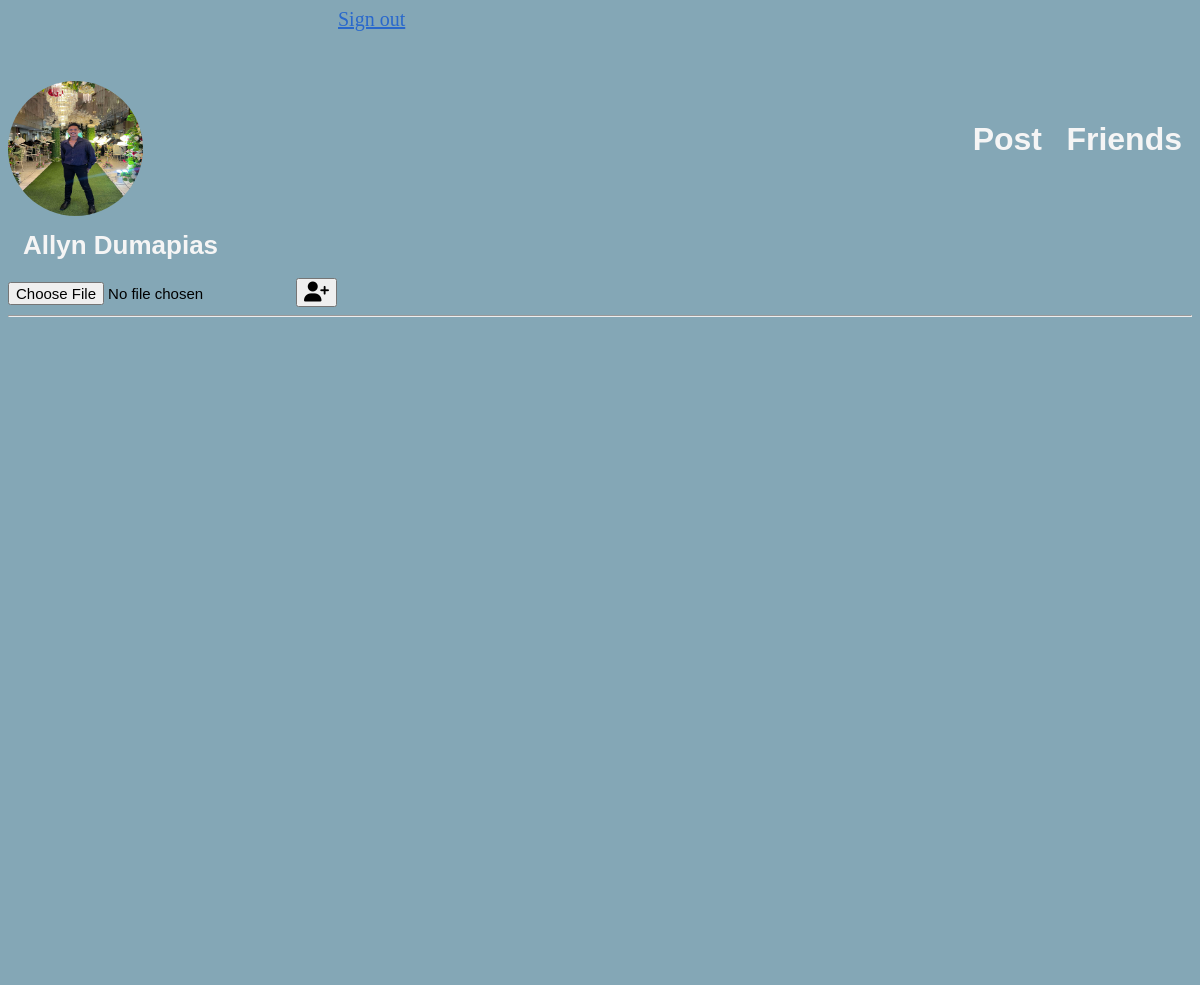
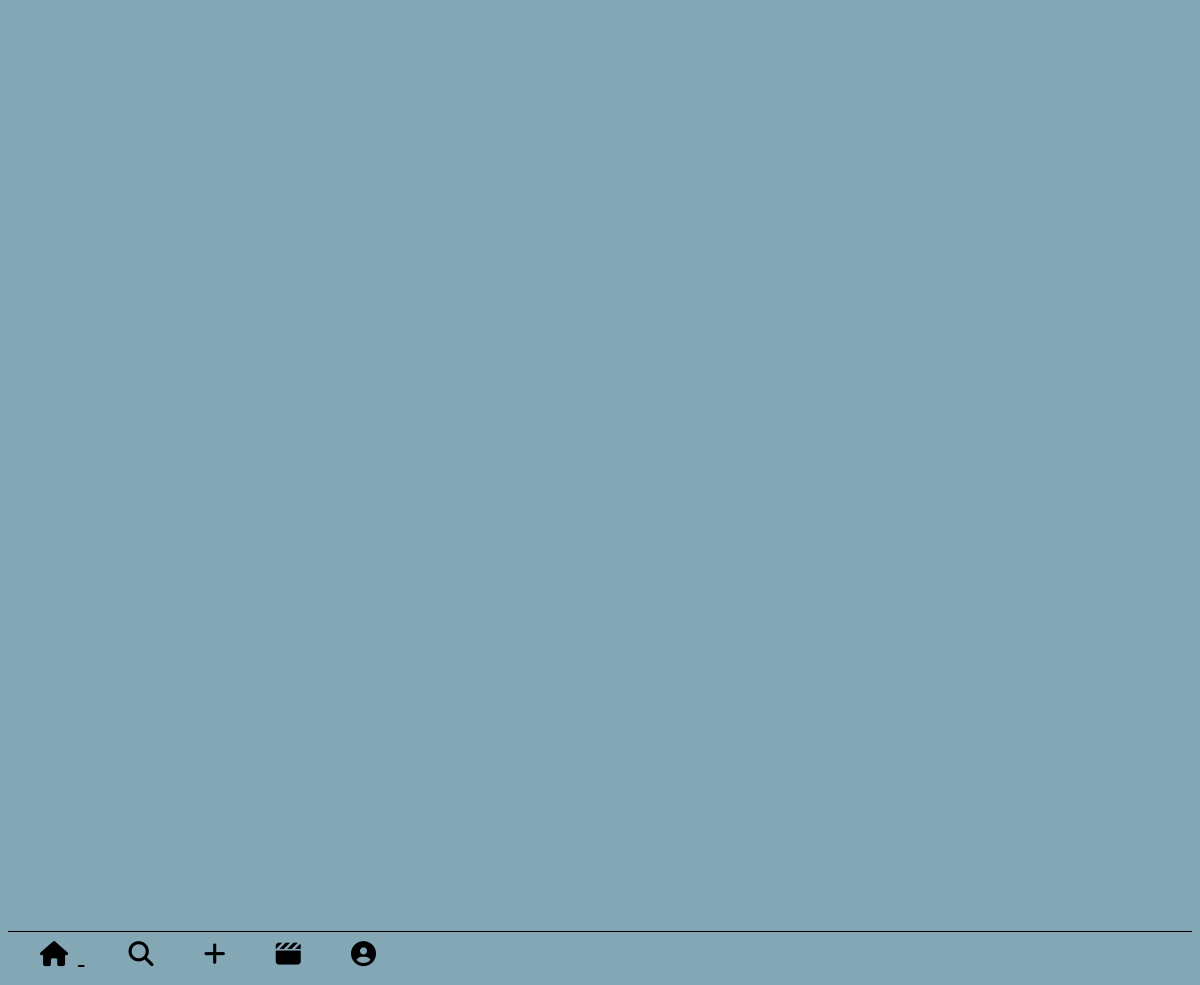
Page /profile.php (signed in) on the committed database (2 pictures, top to bottom).
### tables this page shows
CREATE TABLE `users` (
  `UserID` int(11) NOT NULL,
  `Username` varchar(50) NOT NULL,
  `Email` varchar(50) NOT NULL,
  `Password_hash` varchar(255) NOT NULL,
  `Bio` text DEFAULT NULL,
  `date_joined` date DEFAULT curdate(),
  `profile_pic` varchar(255) DEFAULT NULL,
  `created_at` timestamp NOT NULL DEFAULT current_timestamp()
);

### profile.php (the view, shortened to what this page needs)
<?php
include("database.php");
$email = $_SESSION['email'];
$query = "SELECT profile_pic, username, email FROM users WHERE email = ?";
$stmt = $conn->prepare($query);
$stmt->bind_param('s', $email);
$stmt->execute();
$result = $stmt->get_result();
$user = $result->fetch_assoc();
?>
<!DOCTYPE html>
<html lang="en">
<head>
    <link rel="stylesheet" href="https://cdnjs.cloudflare.com/ajax/libs/font-awesome/6.5.1/css/all.min.css">
</head>
<body>
    <a class="dropdown-item" href="logout.php">Sign out</a>
    <div>
<div class="prof">
    <?php if (!empty($user['profile_pic'])): ?>
            <img src="<?php echo htmlspecialchars($user['profile_pic']); ?>" alt="Profile Picture" style="width:135px; height:135px; border-radius:50%;">
            <div class="pf"><h1>Post</h1></div> <div class="pt"><h1>Friends</h1></div>
           <div class="name"> <h1> <?php echo htmlspecialchars($user['username']); ?>
        <?php else: ?>
           <p>No profile picture set.</p>
        <?php endif; ?>
    </div>
    </div>
    </div>
    <div>
        <form action="" method="POST" enctype="multipart/form-data">
            <input type="file" name="profile_pic" accept="image/*" required>
            <button type="submit"><i class="fa-solid fa-user-plus"></i></button>
        </form>
    </div>
<div> <hr>
    <nav class="navbar navbar-expand-lg">
  <div class="collapse navbar-collapse" id="navbarNavAltMarkup">
    <div class="navbar-nav">
      <a class="nav-item nav-link active" href="home.php"><i class="fa-solid fa-house"></i> <span class="sr-only">(current)</span></a>
      <a class="nav-item nav-link" href="#"><i class="fa-solid fa-magnifying-glass"></i></a>
      <a class="nav-item nav-link" href="post.php"><i class="fa-solid fa-plus"></i></a>
      <a class="nav-item nav-link disabled" href="timeline.php"><i class="fa-solid fa-clapperboard"></i></a>
      <a class="nav-item nav-link disabled" href="profile.php"><i class="fa-solid fa-circle-user"></i></a>
    </div>
  </div>
</nav>
</div>
</body>
</html>

### profile.php (style rules this page uses)
i.fa-solid.fa-house { margin: 10px; }
a.nav-item.nav-link { margin: 22px; color: black; }
.navbar-nav { margin-top: 135%; border-top: solid 1px black; font-size: 25px; }
body { background: #84A7B6; }
h1 { color: whitesmoke; font-family: Arial, Helvetica, sans-serif; }
.pf { display: flex; flex-direction: row-reverse; margin-top: -120px; margin-bottom: 50px; margin-right: 150px; }
.pt { display: flex; flex-direction: row-reverse; margin-top: -130px; margin-bottom: 50px; margin-right: 10px; }
.prof { margin-top: 50px; }
.name { font-size: 13px; margin-left: 15px; }
form { margin-right: 50px; }
button { font-size: 20px; }
input[type="file"] { font-size: 15px; }
a.dropdown-item { color: #2968cc; font-size: 20px; margin-left: 330px; }

### rows in the picture
users: profile_pic (picture), Username "Allyn Dumapias"
